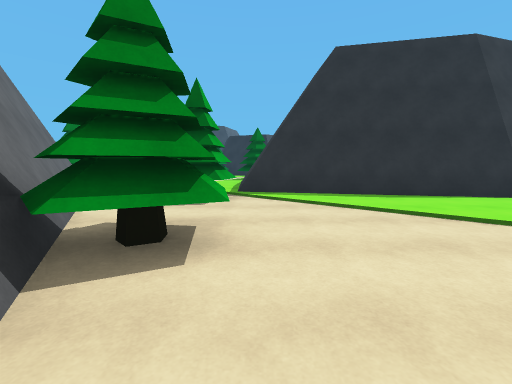
view 1 (above)

21 first-person views from a walk through a scene from a Unity 3-D project. The camera is 1.3 m above the floor, tilts 6° down and sees 90° across. The floor is counted in squares, 1.8 m on a side. Each view is taken from the middle of a square. On the plan, view 1 faces up. The plan holds only what a view shows up to about 9 squares ahead; the rest is blank. The place goes on beyond the plan. The player character is not drawn. Surface patterns are stand-ins for the level's own textures.

view 2
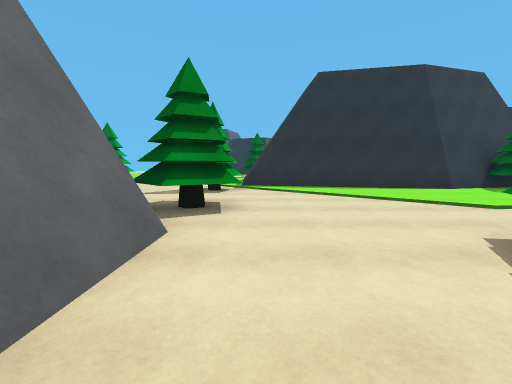

view 3
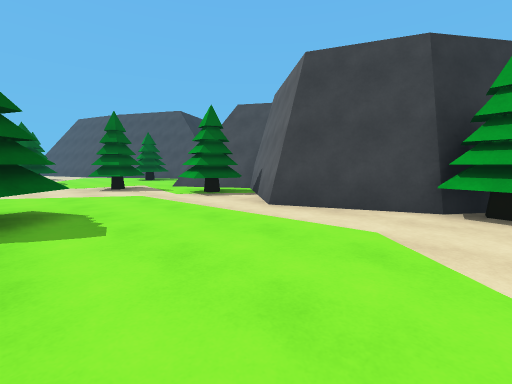

view 4
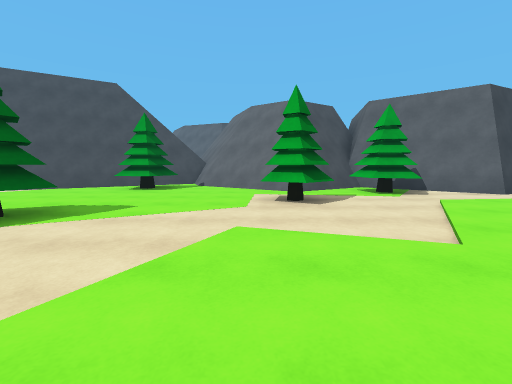

view 5
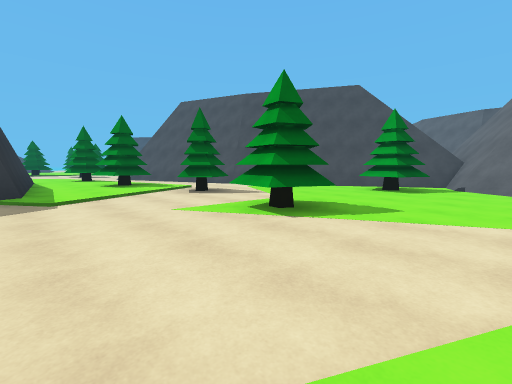

view 6
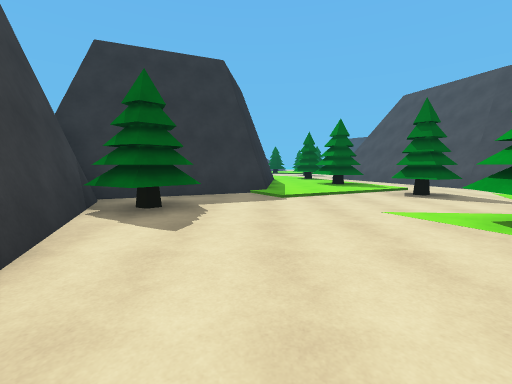

view 7
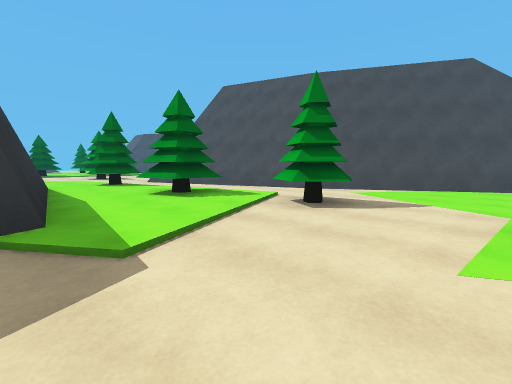

view 8
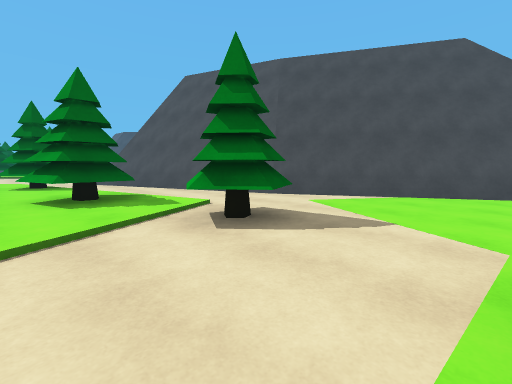

view 9
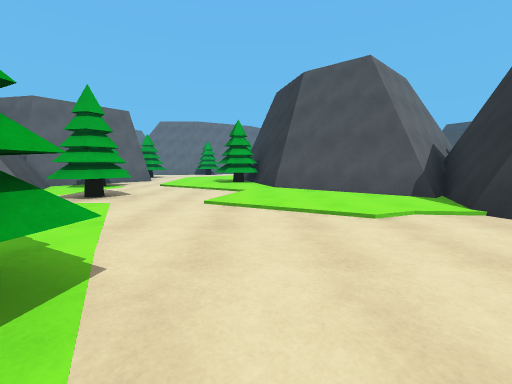

view 10
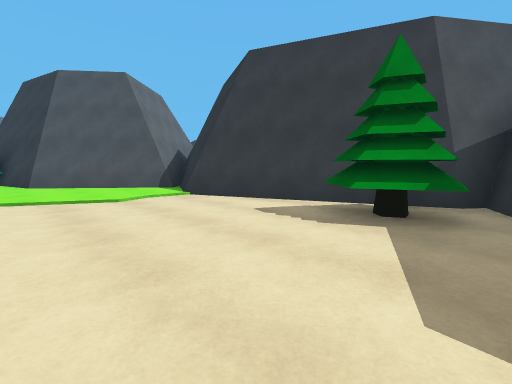

view 11
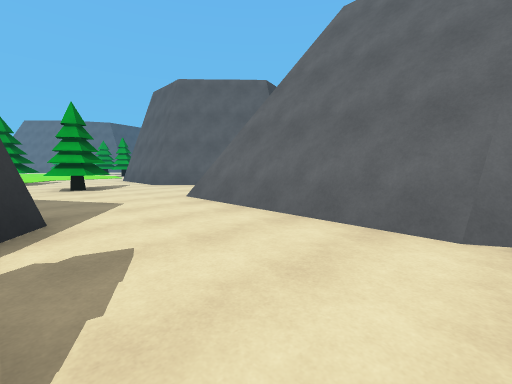

view 12
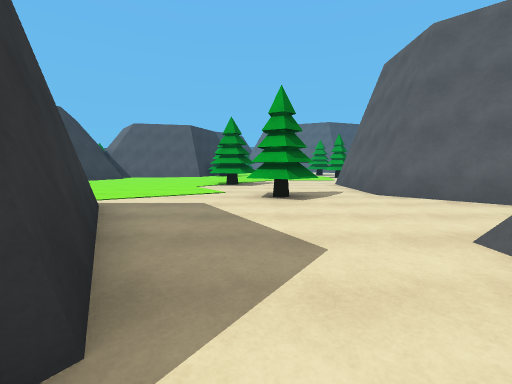

view 13
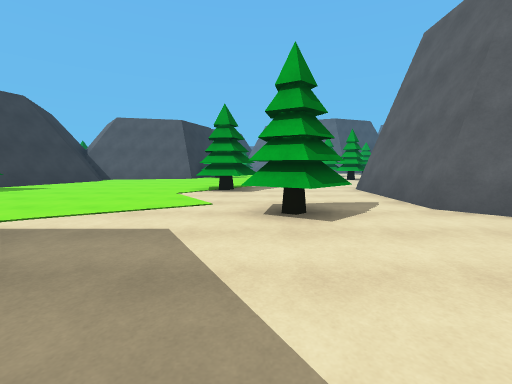

view 14
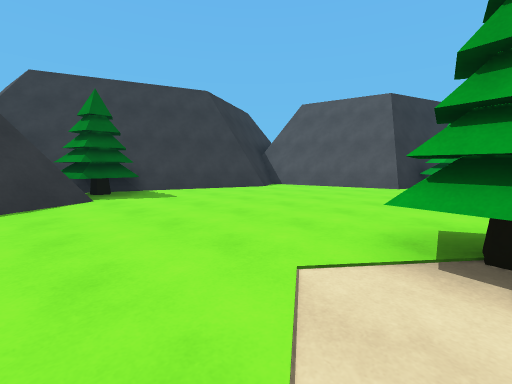

view 15
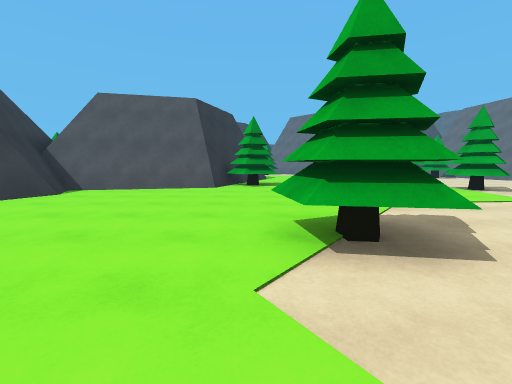

view 16
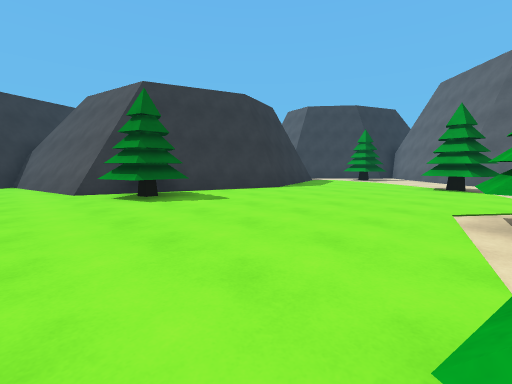

view 17
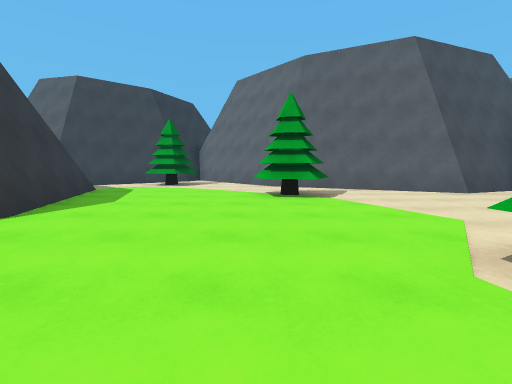

view 18
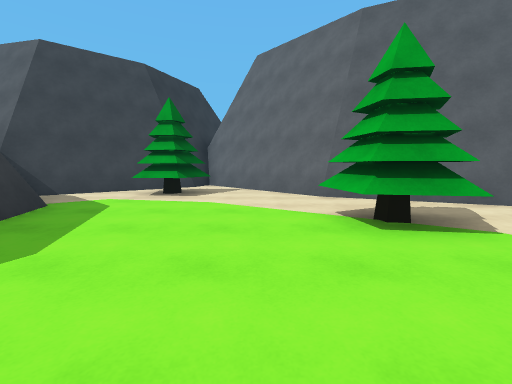

view 19
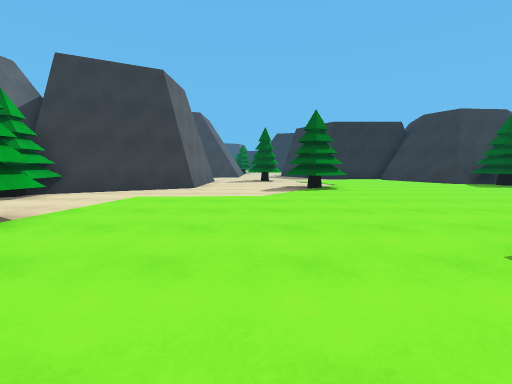

view 20
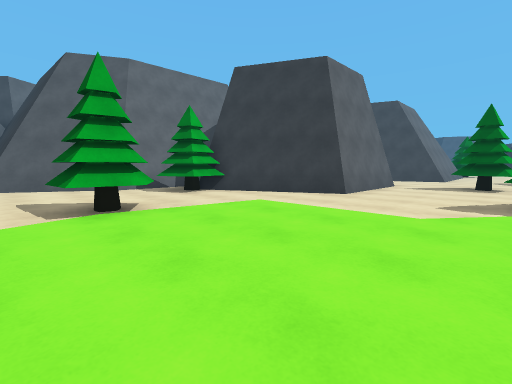

view 21
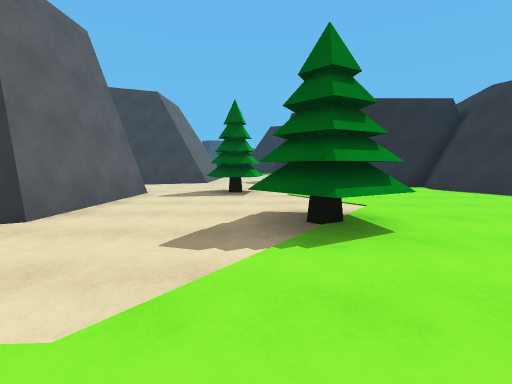

### Floor plan
Points are (right, up) in squares from view 1. A wall is a line through its corners. A room is listed if a view was taken in it or the views show most of it. See-through windows are left out.
Room 1 (views 1, 3, 4, 5, 6, 7, 8, 9, 10, 11, 12)
walls: (10.1, 6.8) (8.8, 6.4); (7.6, 6.1) (5.6, 5.5) (0, 6.7); (12.5, 9.6) (10, 6.6); (12.3, 9.8) (9.8, 6.7); (5.6, 5.3) (-0.3, 6.6); (12.3, -0.3) (13.5, -1.1); (14.4, 9.6) (10.8, 11.3); (12.6, -0.8) (13, -1.1); (9.8, -1.4) (11.8, -0.2); (13.9, -1.3) (15, -2.1); (14, -1.7) (14.7, -2.1); (3.4, -0.5) (3.7, -0.1) (6.3, 1.1) (9.5, -1.3) (11.8, 0.1); (18.6, 11.2) (14.2, 9.4); (18, -1.9) (22.7, 0.8); (21.5, 7.9) (20, 11.6); (1.8, -2.8) (2, -2.5); (22.5, 0.8) (23.1, 1); (23.2, 1) (24.3, 1.4); (-1.4, 0.9) (-1.4, -1.5); (-1.5, 1.1) (-1.2, 0.7) (-1.2, -1.5); (24.5, 1.5) (27.6, 2.6); (25.9, 7.4) (21.8, 7.9) (21, 9.9); (-4.9, 7.1) (-1.9, 1.9)
low walls: (7.4, 5.8) (6.5, 5.5); (14.2, 9.4) (11.5, 10.7); (9.3, -1.2) (11.8, 0.4) (15, -1.8) (15.5, -2.9); (17.9, -1.5) (22.4, 1); (17.9, -1.7) (22.6, 0.9); (22.3, 1) (27.4, 2.9); (-2.2, 2.6) (-1.1, 0.7) (-1.1, -1.4)
ways out: opening at (0.5, -2.5) to room 2
objects: other object (-6, 9) to (-6, 10); tree (-2, 5) to (-1, 6); tree (-1, 2) to (-1, 3); tree (2, -1) to (3, 0); tree (7, 5) to (8, 6); tree (9, 0) to (10, 1); tree (12, 2) to (13, 3); tree (16, -1) to (17, 0); tree (16, 4) to (18, 5); tree (18, 9) to (19, 11); tree (20, 3) to (21, 4); tree (23, 4) to (24, 5); tree (27, 5) to (27, 6)
Room 2 (views 2, 13, 14, 15, 16, 17, 18, 19, 20, 21)
walls: (-2.5, -11.6) (-4.2, -12.6); (-4.5, -12.7) (-5.9, -13.4); (8.3, -15.3) (9.7, -11.4); (9.1, -16.4) (8.5, -15.2) (9.9, -11.6); (-2.1, -8.1) (-2.2, -11.6); (4, -26.3) (2.8, -22.5) (4.5, -17.7) (9, -16.6); (3.8, -26.5) (2.6, -22.5); (8, -10.1) (6.5, -7.2); (8.1, -9.8) (7.7, -9); (-3.8, -6.6) (-1.9, -8.3); (-6.6, -26) (-1.8, -28.2) (1, -31.1); (3.9, -6.4) (1.8, -2.8); (7.5, -8.5) (6.8, -7.2) (7.1, -6.3); (10.1, -10.4) (10.3, -9.8); (6.8, -6.3) (4.9, -6.3); (4.4, -29.3) (6, -28.1); (3.3, -30.2) (4.2, -29.5); (-1.2, -1.5) (-1.3, -4.2); (-1.4, -1.5) (-1.5, -4.1)
low walls: (-2.5, -11.9) (-5.6, -13.5); (2.6, -22.5) (4.3, -17.5) (8.9, -16.4) (8.5, -15.7); (8.1, -15.2) (10, -10.3); (7.8, -10.2) (6.5, -7.4) (6.8, -6.3); (-6.5, -25.9) (-1.6, -28.1) (1.1, -31); (2.1, -30.9) (5.5, -28.1); (-1.1, -1.4) (-1.2, -4.3)
ways out: opening at (0.5, -2.5) to room 1
objects: tree (-6, -15) to (-5, -14); tree (-4, -21) to (-3, -20); tree (-4, -17) to (-3, -16); tree (-3, -26) to (-1, -25); tree (0, -8) to (1, -7); tree (1, -12) to (2, -11); tree (2, -29) to (3, -28); tree (3, -19) to (3, -18); tree (9, -11) to (9, -10)

Positions as (right, up) in squares from view 1, and headings:
1: (0, 0), facing up
2: (0, -2), facing up
3: (3, 5), facing down-right
4: (13, 8), facing down
5: (14, 8), facing down-right
6: (14, 8), facing right
7: (18, 8), facing down-right
8: (18, 6), facing down-right
9: (18, 6), facing left
10: (20, 6), facing up-left
11: (2, 1), facing down-left
12: (1, -2), facing down
13: (1, -4), facing down
14: (2, -9), facing down-right
15: (3, -9), facing down
16: (-3, -16), facing down-right
17: (-1, -19), facing down
18: (0, -22), facing down
19: (0, -20), facing up
20: (1, -18), facing up-left
21: (1, -15), facing up
